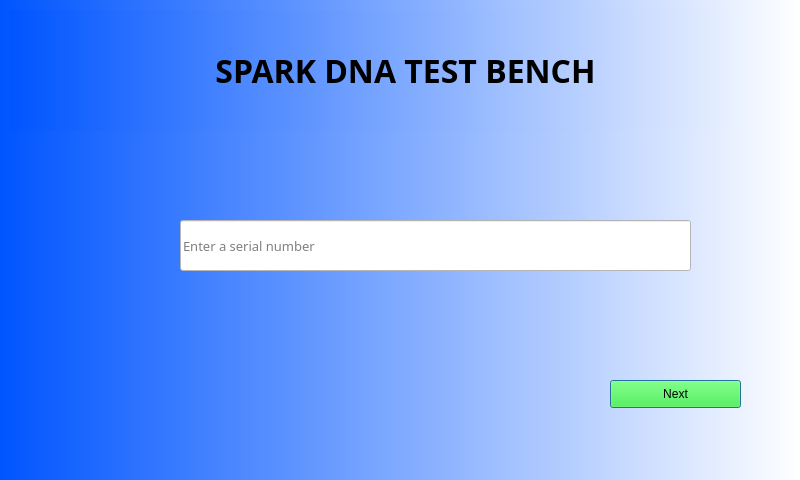
<?xml version="1.0" encoding="UTF-8"?>
<ui version="4.0">
 <class>Dialog</class>
 <widget class="QDialog" name="Dialog">
  <property name="geometry">
   <rect>
    <x>0</x>
    <y>0</y>
    <width>800</width>
    <height>480</height>
   </rect>
  </property>
  <property name="windowTitle">
   <string>Dialog</string>
  </property>
  <property name="styleSheet">
   <string notr="true">background-color: qlineargradient(spread:reflect, x1:0, y1:0, x2:1, y2:0, stop:0 rgba(0, 85, 255, 255), stop:1 rgba(255, 255, 255, 255));</string>
  </property>
  <widget class="QLabel" name="label">
   <property name="geometry">
    <rect>
     <x>10</x>
     <y>10</y>
     <width>791</width>
     <height>121</height>
    </rect>
   </property>
   <property name="font">
    <font>
     <family>Microsoft JhengHei</family>
     <pointsize>24</pointsize>
     <weight>75</weight>
     <bold>true</bold>
    </font>
   </property>
   <property name="text">
    <string>SPARK DNA TEST BENCH</string>
   </property>
   <property name="alignment">
    <set>Qt::AlignCenter</set>
   </property>
  </widget>
  <widget class="QLineEdit" name="serialnumber">
   <property name="geometry">
    <rect>
     <x>180</x>
     <y>220</y>
     <width>511</width>
     <height>51</height>
    </rect>
   </property>
   <property name="font">
    <font>
     <family>Bahnschrift Light</family>
     <pointsize>10</pointsize>
    </font>
   </property>
   <property name="styleSheet">
    <string notr="true">background-color: rgb(255, 255, 255);</string>
   </property>
   <property name="frame">
    <bool>true</bool>
   </property>
   <property name="echoMode">
    <enum>QLineEdit::Normal</enum>
   </property>
   <property name="placeholderText">
    <string>Enter a serial number</string>
   </property>
  </widget>
  <widget class="QPushButton" name="nextbutton">
   <property name="geometry">
    <rect>
     <x>610</x>
     <y>380</y>
     <width>131</width>
     <height>28</height>
    </rect>
   </property>
   <property name="autoFillBackground">
    <bool>false</bool>
   </property>
   <property name="styleSheet">
    <string notr="true">background-color: rgb(24, 255, 20);</string>
   </property>
   <property name="text">
    <string>Next</string>
   </property>
   <property name="checkable">
    <bool>false</bool>
   </property>
  </widget>
 </widget>
 <resources/>
 <connections/>
</ui>
